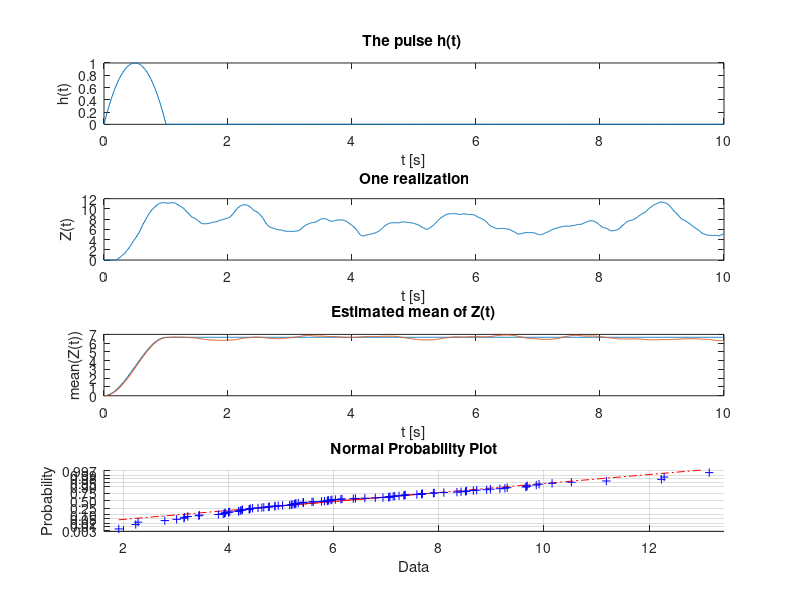

Write MATLAB code to recreate this figure.
% This script is for Stochastic processes Session 13,
% 
% Troels Pedersen, AAU, Oct. 2016

%% Simulation Setup
clc;
close all;
clear all;

rho0 = 10;
tMin = 0;
tMax = 10;

nMonteCarlo = 100;
nTimeSample = 1000;
time = linspace(tMin,tMax,nTimeSample);
Zsample = zeros(nMonteCarlo,nTimeSample);

h =  @(t) (t>=0).*(t<=1).*(-4.*t.^2+4.*t); % Annonymous function 

%% Run Monte Carlo simulation
for iMonteCarlo = 1:nMonteCarlo
% Draw homogeneous poisson Process
N  = random('Poisson',(tMax-tMin)*rho0); 
tau = rand(N,1)*tMax;

% Make annonymoys function for shot noise:
Z = @(t) 0; 
for index = 1:N
Z = @(t) Z(t) + h(t-tau(index));
end
% Evaluate and store function values into matrix
Zsample(iMonteCarlo,:) = Z(time);
end

%% Plotting
subplot(411)
plot(time,h(time))
xlabel('t [s]')
ylabel('h(t)')
title('The pulse h(t) ')

subplot(412)
plot(time,Z(time))
xlabel('t [s]')
ylabel('Z(t)')
title('One realization')

subplot(413)

for n = 1:length(time)
    if (time(n) < 1)
        q(n) = -13.333.*time(n).^3+20.*time(n).^2;
    else
        q(n) = 6.6667;
    end
end

plot(time,q);
hold on;
plot(time,mean(Zsample))
xlabel('t [s]')
ylabel('mean(Z(t))')
title('Estimated mean of Z(t)')

subplot(414)
normplot(Zsample(:,end))

